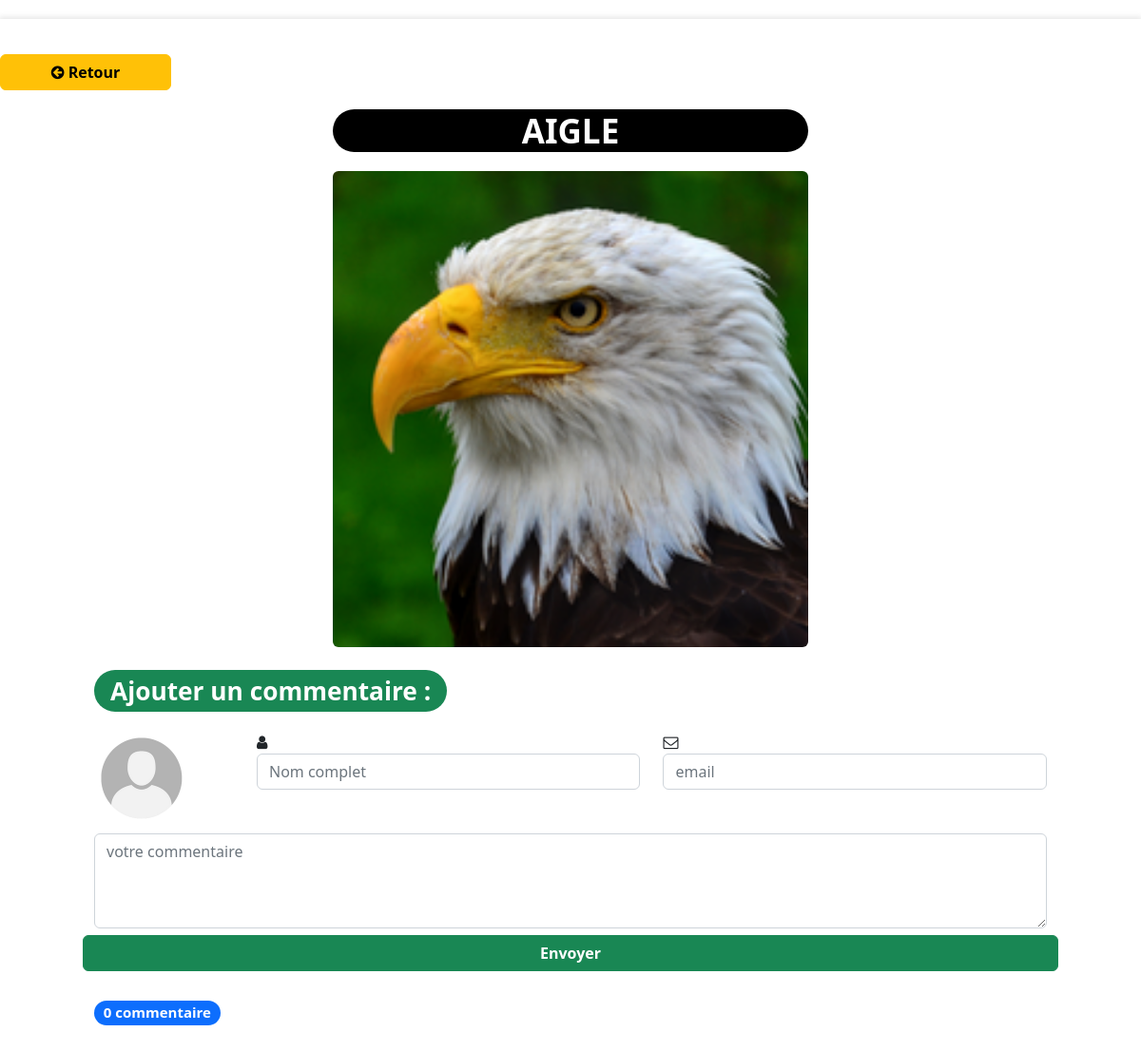
Page /comments?id=56 on the committed database.
### tables this page shows
CREATE TABLE IF NOT EXISTS `images` (
  `id` int(11) NOT NULL AUTO_INCREMENT,
  `name` varchar(100) NOT NULL,
  `image` varchar(255) NOT NULL,
  `title` varchar(100) DEFAULT NULL,
  `isdeleted` int(11) NOT NULL DEFAULT '0',
  PRIMARY KEY (`id`)
);

### comments.php (the view, shortened to what this page needs)
<!DOCTYPE html>
<html lang="en">
<head>
    <link href="https://cdn.jsdelivr.net/npm/bootstrap@5.2.3/dist/css/bootstrap.min.css" rel="stylesheet">
    <link href="https://maxcdn.bootstrapcdn.com/font-awesome/4.3.0/css/font-awesome.min.css" rel="stylesheet">
</head>
<body>
    <section class="content-item" id="comments">
        <a class="btn btn-warning fw-bold " href="view" style="width: 15%;"><i class="fa fa-arrow-circle-left" aria-hidden="true"></i> Retour</a>
        <div class="d-flex justify-content-center align-items-center container">
            <div class="">
                <?php
                $database = new Connection();
                $db = $database->openConnection();
                $stmt = $db->prepare('SELECT * from images where id=' . $_REQUEST["id"] . '');
                $stmt->execute();
                $imagelist = $stmt->fetchAll();
                ?>
                <div class="w-50 ml-0 mr-0 mx-auto">
                <h2 class="text-center  rounded-pill text-white bg-black"><?php echo $imagelist[0]["title"] ?></h2>
                    <img src="<?php echo $imagelist[0]["image"] ?>" class="img rounded" title="<?php echo $imagelist[0]["title"] ?>" alt="" style="width: 100%;" >
                </div>
                <form class="form" method="POST" action="">
                    <h2 class="h2"><span class="badge rounded-pill bg-success" style="text-transform: initial;">Ajouter un commentaire :</span></h2>
                    <fieldset>
                        <div class="row">
                            <div class="col-sm-2 col-xs-1">
                                <img class="rounded-pill" src="uploads/koko1.png" alt="" width="100" height="100">
                            </div>
                            <div class="col-sm-5">
                                <div class="form-group fl_icon">
                                    <div class="icon"><i class="fa fa-user"></i></div>
                                    <input class="form-control" name="full_name" type="text" placeholder="Nom complet" required>
                                </div>
                            </div>
                            <div class="col-sm-5">
                                <div class="form-group fl_icon">
                                    <div class="icon"><i class="fa fa-envelope-o"></i></div>
                                    <input class="form-control" name="email" type="email" placeholder="email" required>
                                </div>
                            </div>
                            <div class="col-sm-12">
                                <div class="form-group">
                                    <textarea class="form-control mt-2" name="comments" required="" placeholder="votre commentaire"></textarea>
                                </div>
                            </div class="col-sm-12">
                            <button type="submit" name="btn_comnt" class="btn btn-success fw-bold">Envoyer</button>
                        </div>
                    </fieldset>
                </form>
                <?php
                $stmt2 = $db->prepare("SELECT count(*) as 'total' from comments where id_img=" . $_REQUEST["id"]);
                $stmt2->execute();
                $count = $stmt2->fetch();
                ?>
                <h3><span class="badge bg-primary rounded-pill"><?php echo $count['total'] ?> commentaire</span></h3>
            </div>
    </section>
</body>
</html>

### comments.php (style rules this page uses)
body { margin-top: 20px; }
.content-item { padding: 30px 0; background-color: #FFFFFF; }
.content-item h2 { font-weight: 700; font-size: 35px; line-height: 45px; text-transform: uppercase; margin: 20px 0; }
.content-item h3 { font-weight: 400; font-size: 20px; color: #555555; margin: 10px 0 15px; padding: 0; }
#comments { box-shadow: 0 -1px 6px 1px rgba(0, 0, 0, 0.1); background-color: #FFFFFF; }
#comments form { margin-bottom: 30px; }
#comments .btn { margin-top: 7px; }
#comments form fieldset { clear: both; }
#comments form textarea { height: 100px; }

### rows in the picture
images: title "AIGLE", image (picture)

### other values in the picture
$count['total'] "0"
